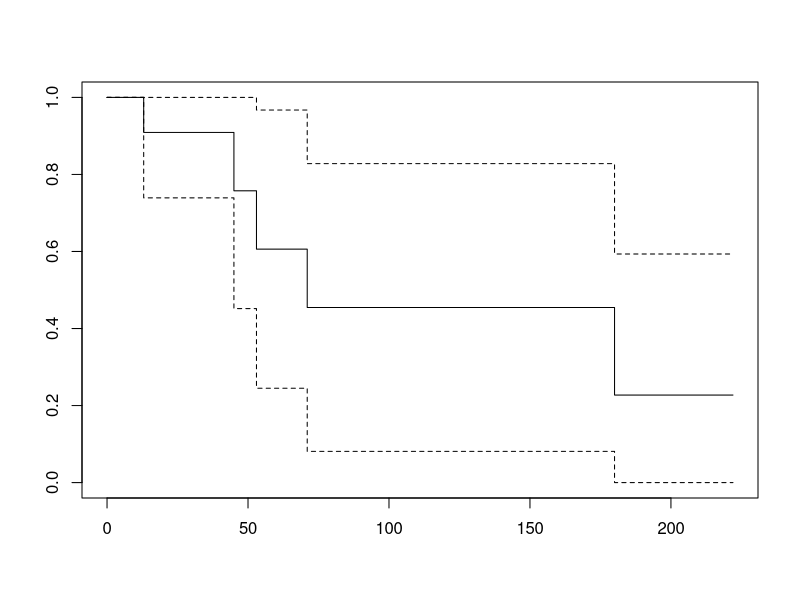
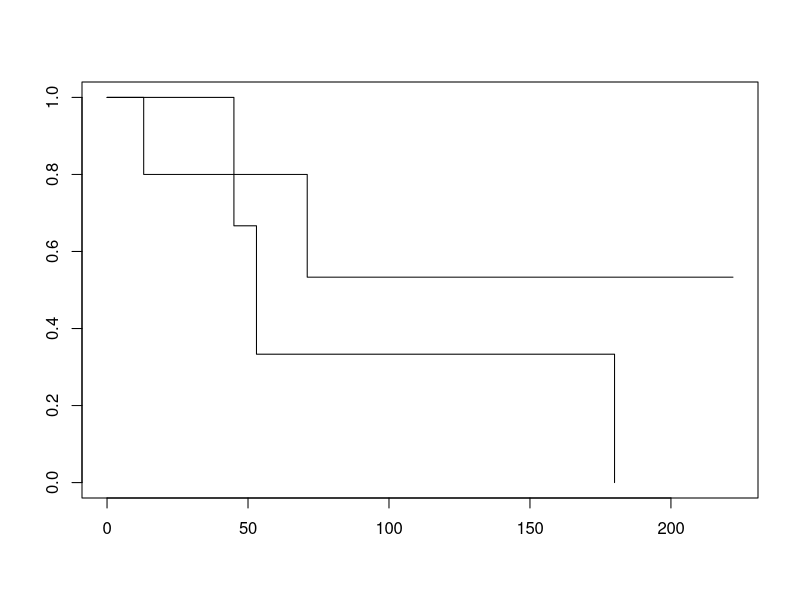
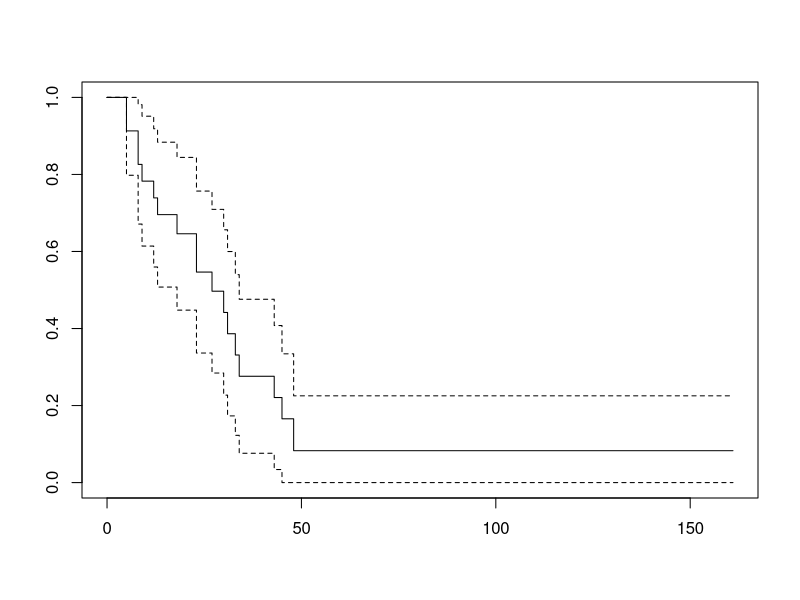
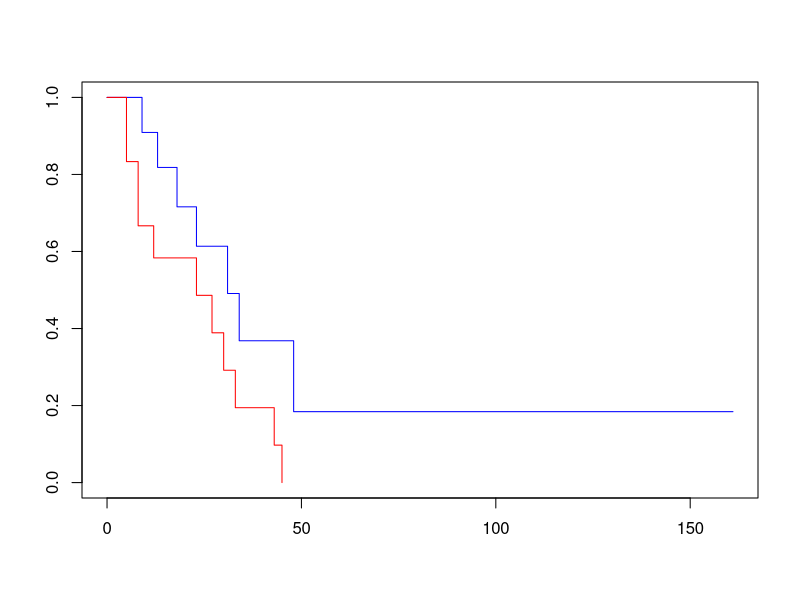

These figures' R source, in order:
time=c(4,18,27,45,40,53,180,6,13,37,71,122,222)
event=c(0,0,0,01,0,1,1,0,1,0,1,0,0)
type=c(rep('X',7),rep('M',6))
machines=data.frame(time=time,event=event,type=type)
machines=machines[order(machines$time),]
####
library(survival)
km1=survfit(Surv(time,event)~1,conf.type='plain',data=machines)
summary(km1)
plot(km1)


km2=survfit(Surv(time,event)~type,data=machines)
summary(km2)
plot(km2)
lrtest=survdiff(Surv(time,event)~type,data=machines)
lrtest
##### 
aml
fitleukemia <- survfit(Surv(time, status) ~ 1,conf.type='plain', data = aml) 
plot(fitleukemia) 
summary(fitleukemia)

fitleukemia2 <- survfit(Surv(time, status) ~ x, data = aml) 
plot(fitleukemia2,col=c('blue','red')) 
survdiff(Surv(time,status)~x,data=aml)
